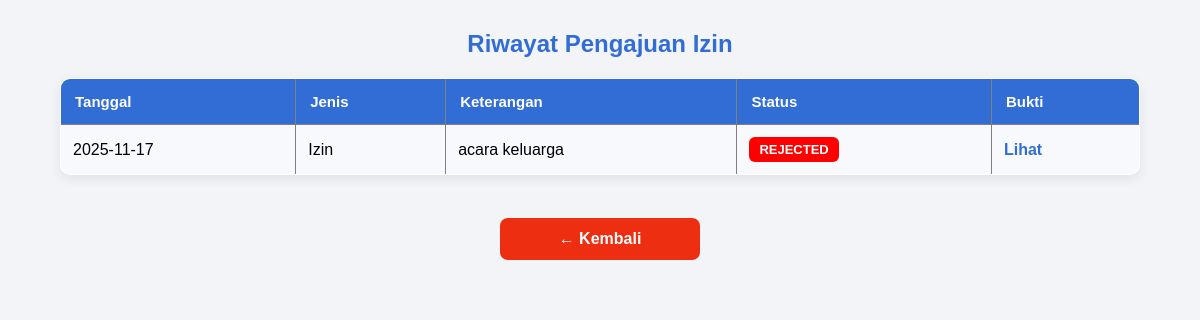
The page /riwayat_izin.php (signed in) on the database its author committed.
### tables this page shows
CREATE TABLE `izin` (
  `id` int(11) NOT NULL,
  `user_id` int(11) NOT NULL,
  `tanggal` date NOT NULL,
  `jenis_izin` varchar(50) NOT NULL,
  `keterangan` text DEFAULT NULL,
  `file_bukti` varchar(255) DEFAULT NULL,
  `status` enum('pending','approved','rejected') DEFAULT 'pending',
  `created_at` timestamp NOT NULL DEFAULT current_timestamp(),
  `approved_by` int(11) DEFAULT NULL,
  `approved_at` datetime DEFAULT NULL
);

### riwayat_izin.php (the view, shortened to what this page needs)
<?php
include "db.php";
$user_id = $_SESSION['user_id'];
$result = $conn->prepare("
    SELECT tanggal, jenis_izin, keterangan, status, file_bukti, created_at
    FROM izin
    WHERE user_id = ?
    ORDER BY created_at DESC
");
$result->bind_param("i", $user_id);
$result->execute();
$res = $result->get_result();
?>
<!DOCTYPE html>
<html>
<head>
<link rel="stylesheet" href="css/riwayat.css">
</head>
<body>
<h2>Riwayat Pengajuan Izin</h2>
<table border="1" cellpadding="8" width="100%">
<tr>
    <th>Tanggal</th>
    <th>Jenis</th>
    <th>Keterangan</th>
    <th>Status</th>
    <th>Bukti</th>
</tr>
<?php while ($row = $res->fetch_assoc()) : ?>
<tr>
    <td><?= $row['tanggal'] ?></td>
    <td><?= ucfirst($row['jenis_izin']) ?></td>
    <td><?= $row['keterangan'] ?: '-' ?></td>
    <td>
        <span class="status-box <?= $row['status'] ?>">
            <?= strtoupper($row['status']) ?>
        </span>
    </td>
    <td>
        <?php if ($row['file_bukti']) : ?>
            <a href="uploads/izin/<?= $row['file_bukti'] ?>" target="_blank">Lihat</a>
        <?php else : ?>
            -
        <?php endif; ?>
    </td>
</tr>
<?php endwhile; ?>
</table>
<br>
<a href="dashboard.php" class="btn-back">← Kembali</a>
</body>
</html>

### css/riwayat.css (style rules this page uses)
body { font-family: Arial, sans-serif; background: #f2f4f8; margin: 0; padding: 0; }
h2 { text-align: center; margin-top: 30px; margin-bottom: 20px; color: #316dd5; }
table { width: 90%; margin: 0 auto; background: #ffffff; border-collapse: collapse; border-radius: 10px; overflow: hidden; box-shadow: 0 4px 12px rgba(0,0,0,0.08); }
table th { background: #316dd5; color: #fff; padding: 14px; font-size: 15px; text-align: left; }
table td { padding: 12px; border-bottom: 1px solid #e5e5e5; }
table tr:nth-child(even) { background: #f7f9fc; }
table a { color: #316dd5; font-weight: 600; text-decoration: none; }
.status-box { padding: 6px 12px; border-radius: 6px; color: #fff; font-weight: bold; font-size: 13px; display: inline-block; }
.rejected { background: #dc3545; }
.btn-back { display: block; width: 200px; margin: 25px auto; text-align: center; background: #ed2e10; padding: 12px 0; border-radius: 8px; color: #fff; text-decoration: none; font-weight: 600; }

### riwayat_izin.php (style rules this page uses)
.status-box { padding: 5px 10px; border-radius: 6px; color: #fff; font-weight: bold; }
.rejected { background: red; }

### rows shown on the page
izin: tanggal "2025-11-17", jenis_izin "Izin", keterangan "acara keluarga", status "REJECTED"
